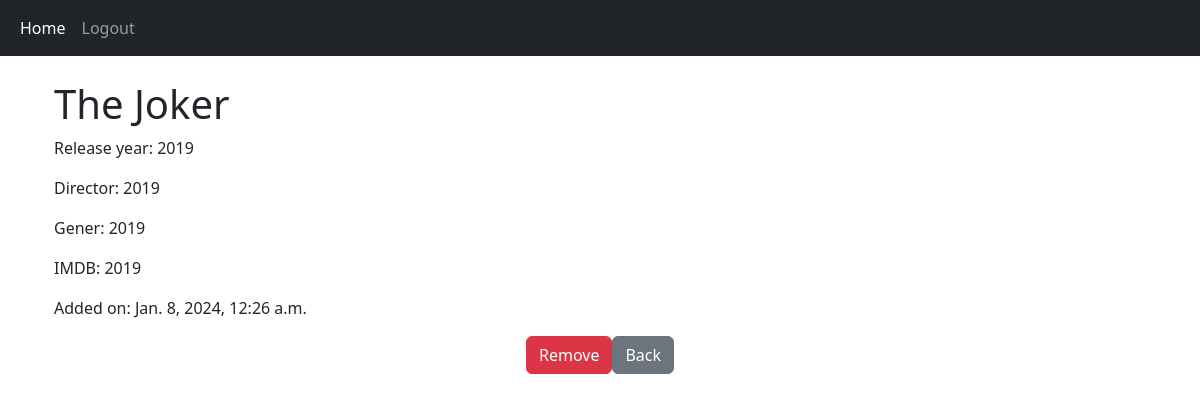
The page /detail-movie/3/ (signed in) on the database its author committed.
### base/models.py (models this page shows)
class Movie(models.Model):
    user = models.ForeignKey(User, on_delete=models.CASCADE, null=True, blank=True)
    title = models.CharField(max_length=100)
    release_year = models.CharField(max_length=100)
    genre = models.CharField(max_length=100)
    director = models.CharField(max_length=100)
    imdb_rating = models.CharField(max_length=10, blank=True, default='0.0')
    created_at = models.DateTimeField(auto_now_add=True)
    def __str__(self):
        return self.title
    class Meta:
        ordering = ['created_at']

### base/views.py (the view)
# urls.py: path('detail-movie/<int:pk>/', views.MovieDetail.as_view(), name='detail-movie'),
class MovieDetail(LoginRequiredMixin, DetailView):
    model = Movie
    template_name = 'base/movie_detail.html'
    context_object_name = 'movie'

### base/templates/base/movie_detail.html
{% extends 'base/base.html' %}
{% block content %}
    <div class="container">
        <br>
        <h1>{{movie}}</h1>
        <p>Release year: {{movie.release_year}}</p>
        <p>Director: {{movie.release_year}}</p>
        <p>Gener: {{movie.release_year}}</p>
        <p>IMDB: {{movie.release_year}}</p>
        <p>Added on: {{movie.created_at}}</p>
    </div>
     <div class="d-flex justify-content-center">
        <a href="{% url 'delete-movie' movie.id %}"><button type="button" class="btn btn-danger">Remove</button></a>
        <a href="{% url 'movies-list'  %}"><button type="button" class="btn btn-secondary">Back</button></a>
    </div>
{% endblock %}

### rows shown on the page
Movie: title "The Joker", release_year "2019", created_at "Jan. 8, 2024, 12:26 a.m."
